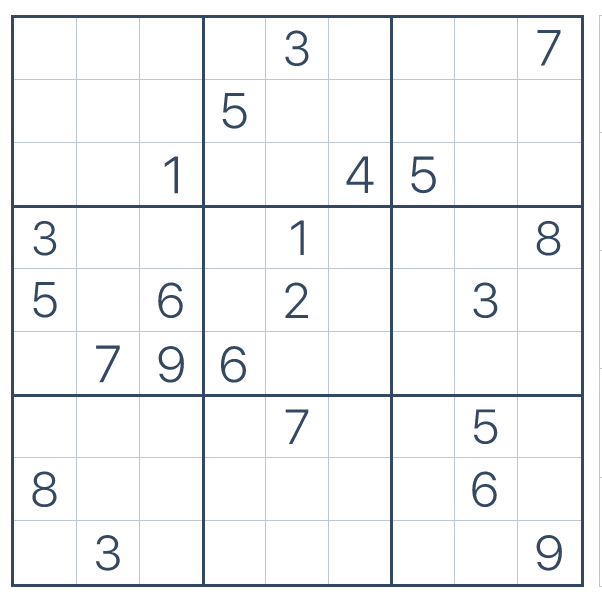
#> input picture data/sudoku_test.PNG, 602 x 596 px, found by its file name
$ python knn_test.py
#> lines starting #> are read from the running program, lines starting #| are printed output that depends on the picture; after the words box and inside, x2 and y2 are one past the last pixel; in counts of white or black regions, pixels touching at a corner belong together
# -*- coding: utf-8 -*-
"""
Created on Wed Apr 21 03:28:05 2021

@author: ASUS
"""
import cv2
import numpy as np

WIDTH = 64
HEIGHT = 64
TOPLEFT_X = 31
TOPLEFT_Y = 42
CENTER_POSITION_X = np.zeros((1,9))
CENTER_POSITION_Y = np.zeros((9,1))
board = np.zeros((9,9), dtype=np.int8)

def get_digit_board(IMAGE_PATH, MODEL_PATH="sudoku_digit_model.xml"):

    # load trained KNN model
#> called with IMAGE_PATH = 'data/sudoku_test.png', MODEL_PATH = 'sudoku_digit_model.xml'
    model = cv2.ml.KNearest_load(MODEL_PATH)

    # load sudoku screenshot
    im = cv2.imread(IMAGE_PATH)
#> im is the input picture: shape (596, 602, 3); mean B, G, R 245.7, 244, 242.8
    out = np.zeros(im.shape,np.uint8)

    # image preprocess
    gray = cv2.cvtColor(im,cv2.COLOR_BGR2GRAY)
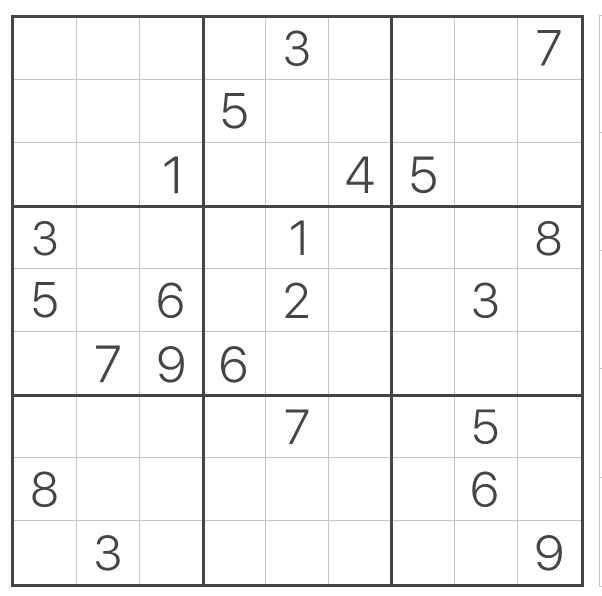
#> gray: shape (596, 602); min 69, max 255, mean 243.9
    thresh = cv2.adaptiveThreshold(gray,255,1,1,11,2)
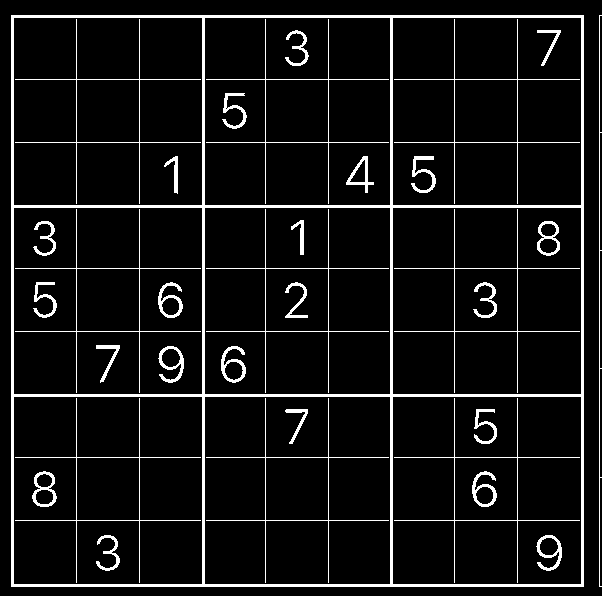
#> thresh: shape (596, 602); 7.4% white; 33 white regions

    # capture all possible digits positions from image
    contours,hierarchy = cv2.findContours(thresh,cv2.RETR_LIST,cv2.CHAIN_APPROX_SIMPLE)
#> contours = 62 contours, 2 with area under 20; largest, box (x1, y1, x2, y2) and area: (11, 15, 584, 587) 326612, (392, 396, 582, 585) 35530, (13, 396, 203, 585) 35530, (392, 17, 582, 206) 35530, (13, 17, 203, 206) 35530

    # define all digit centers from image
    for i in range(9):
        CENTER_POSITION_X[0,i] = TOPLEFT_X+i*WIDTH
        CENTER_POSITION_Y[i,0] = TOPLEFT_Y+i*HEIGHT
        # cv2.circle(im, (TOPLEFT_X+i*WIDTH,TOPLEFT_Y+j*HEIGHT), radius=1, color=(0, 0, 255), thickness=1)

    # iterate over all possible squares
    for cnt in contours:
        if cv2.contourArea(cnt)>50:
            [x,y,w,h] = cv2.boundingRect(cnt)
            digit_center_x = int(x+w/2)
            digit_center_y = int(y+h/2)

            # filter by square height conditions
            if  h>28 and h < 50:
                cv2.rectangle(im,(x,y),(x+w,y+h),(0,255,0),2)

                # region of interest
                roi = thresh[y:y+h,x:x+w]

                # preprocess region of interest
                roismall = cv2.resize(roi,(10,10))
                roismall = roismall.reshape((1,100))
                roismall = np.float32(roismall)

                # classify digit by KNN model
                retval, results, neigh_resp, dists = model.findNearest(roismall, k = 5)

                # draw digit tag on output window
                string = str(int((results[0][0])))
                cv2.putText(out,string,(x,y+h),0,1,(0,255,0))

                # locate digits into 9x9 board
                diff_x = abs(CENTER_POSITION_X - digit_center_x)
                diff_y = abs(CENTER_POSITION_Y - digit_center_y)
                board[np.argmin(diff_y), np.argmin(diff_x)] = int((results[0][0]))
#> this loop made 62 passes
#> (x, y, w, h, digit_center_x, digit_center_y, retval, results) on passes 2, 3, 7, 8, 12, 13, 22, 23, 24, 26, 27, 28: (536, 535, 26, 36, 549, 553, 9, [9]), (96, 535, 24, 36, 108, 553, 3, [3]), (472, 471, 25, 36, 484, 489, 6, [6]), (32, 471, 25, 36, 44, 489, 8, [8]), (474, 409, 23, 35, 485, 426, 5, [5]), (285, 409, 23, 35, 296, 426, 7, [7]), (221, 346, 25, 37, 233, 364, 6, [6]), (158, 346, 26, 37, 171, 364, 9, [9]), (96, 345, 24, 38, 108, 364, 7, [7]), (473, 282, 24, 36, 485, 300, 3, [3]), (285, 282, 23, 36, 296, 300, 2, [2]), (158, 282, 25, 36, 170, 300, 6, [6])
#> (x, y, w, h, digit_center_x, digit_center_y) on passes 1, 4, 5, 6, 9, 10: (539, 537, 20, 19, 549, 546), (35, 489, 19, 16, 44, 497), (475, 486, 19, 19, 484, 495), (36, 473, 17, 15, 44, 480), (454, 457, 64, 64, 486, 489), (265, 457, 64, 64, 297, 489)
#> pass 2, in get_digit_board, `roi = thresh[y:y+h,x:x+w]`:
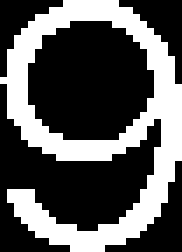
#> roi: shape (36, 26) (shown 7 times larger); 35.1% white; 1 white region, box (x1, y1, x2, y2) and area: (0, 0, 26, 36) 329
#> pass 3, in get_digit_board, `roi = thresh[y:y+h,x:x+w]`:
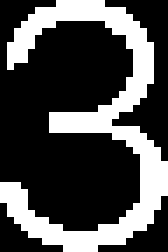
#> roi: shape (36, 24) (shown 7 times larger); 30% white; 1 white region, box (x1, y1, x2, y2) and area: (0, 0, 24, 36) 259
#> after the loop:
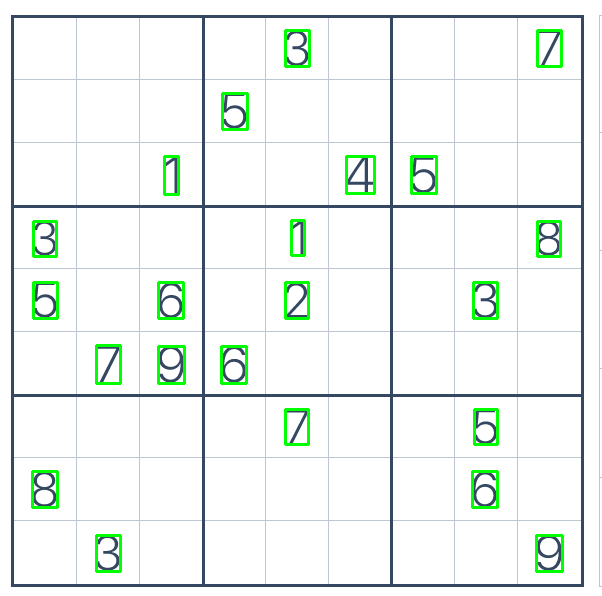
#> im: shape (596, 602, 3); 2.17% of pixels changed, all inside (x1, y1, x2, y2) = (31, 29, 564, 573)
#> after the loop:
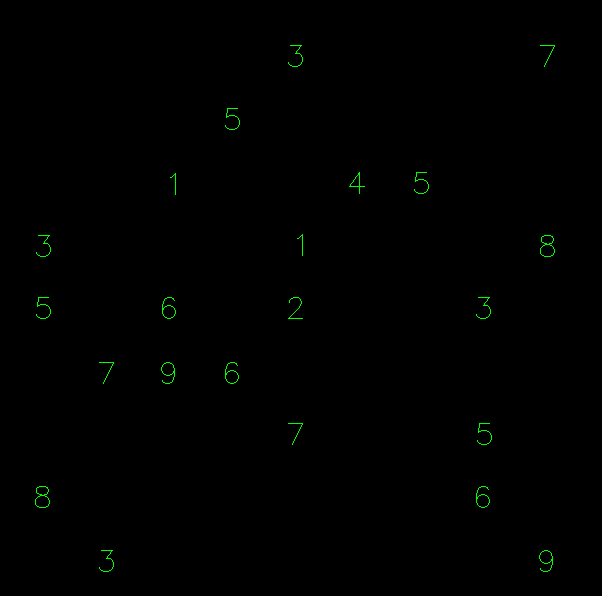
#> out: shape (596, 602, 3); mean B, G, R 0, 0.8, 0
#> after the loop:
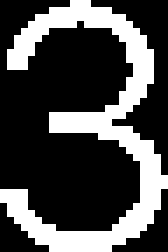
#> roi: shape (36, 24) (shown 7 times larger); 29.4% white; 1 white region, box (x1, y1, x2, y2) and area: (0, 0, 24, 36) 254

    return im, out, board

if __name__ == "__main__":
    IMAGE_PATH = 'data/sudoku_test.png'
    im, out, board = get_digit_board(IMAGE_PATH)
    print("digit recongizer test complete")
    cv2.imshow('input',im)
    cv2.imshow('output',out)
    cv2.waitKey(0)

$ run again, with data/sudoku_train.png copied over data/sudoku_test.PNG
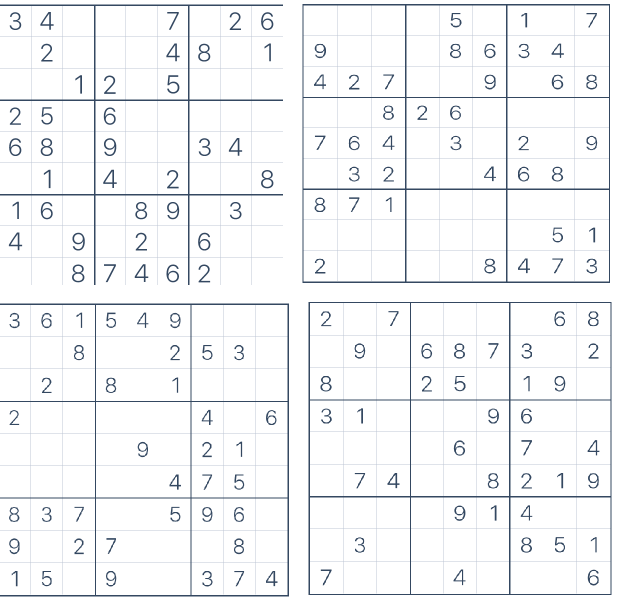
#> input picture data/sudoku_train.png, 1238 x 1198 px, found by its file name (shown at 1/2 size)
#> in get_digit_board, im is the input picture: shape (1198, 1238, 3); mean B, G, R 246.5, 245, 243.9
#> in get_digit_board, `thresh = cv2.adaptiveThreshold(gray,255,1,1,11,2)`:
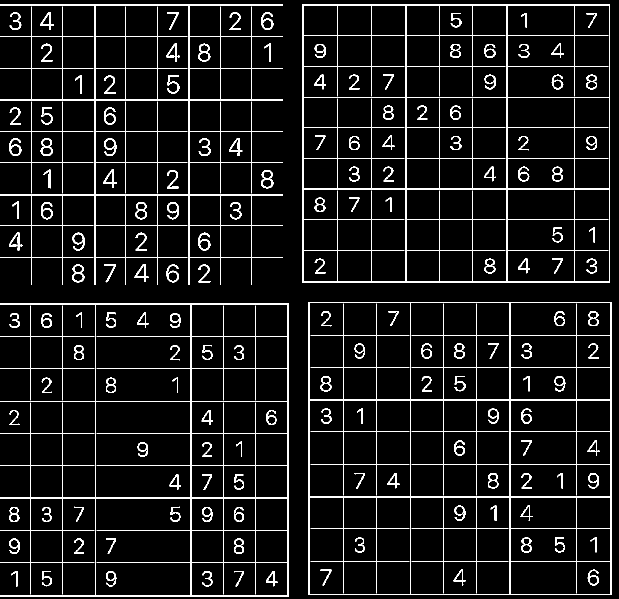
#> thresh: shape (1198, 1238) (shown at 1/2 size); 6.7% white in thin lines or dots
#> contours = 342 contours, 12 with area under 20; largest, box (x1, y1, x2, y2) and area: (617, 604, 1223, 1190) 353925, (605, 8, 1220, 566) 341998, (0, 607, 578, 1193) 227538, (0, 9, 566, 570) 75362, (1020, 994, 1222, 1189) 38992
#> the loop in get_digit_board, `for cnt in contours:` made 342 passes
#> (x, y, w, h, digit_center_x, digit_center_y, retval, results) on passes 5 to 12: (532, 1142, 23, 31, 543, 1157, 4, [4]), (468, 1142, 20, 31, 478, 1157, 7, [7]), (404, 1142, 21, 31, 414, 1157, 3, [3]), (212, 1142, 21, 31, 222, 1157, 9, [9]), (84, 1142, 19, 31, 93, 1157, 5, [5]), (23, 1142, 12, 31, 29, 1157, 1, [1]), (1175, 1139, 23, 32, 1186, 1155, 6, [6]), (907, 1139, 24, 32, 919, 1155, 4, [4])
#> after the loop in get_digit_board, `for cnt in contours:`:
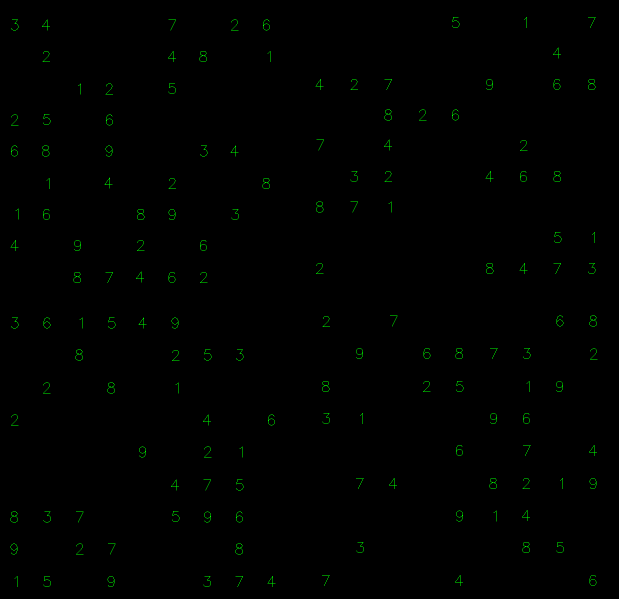
#> out: shape (1198, 1238, 3) (shown at 1/2 size); mean B, G, R 0, 1.2, 0

$ run again, with data/sudoku_train_1.png copied over data/sudoku_test.PNG
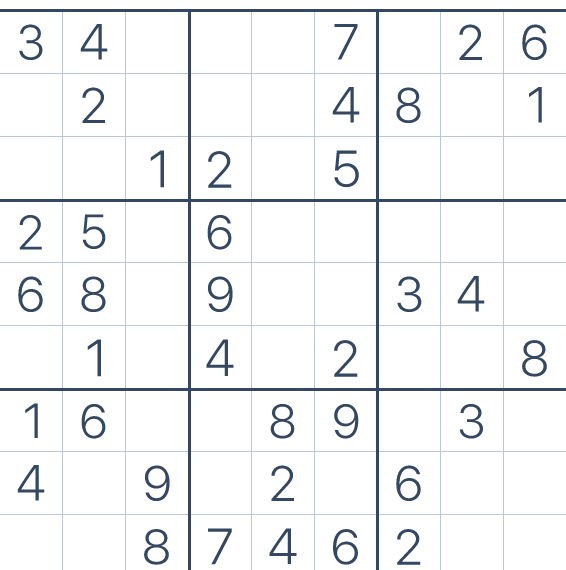
#> input picture data/sudoku_train_1.png, 566 x 570 px, found by its file name
#> in get_digit_board, im is the input picture: shape (570, 566, 3); mean B, G, R 245.2, 243.5, 242.2
#> in get_digit_board, `thresh = cv2.adaptiveThreshold(gray,255,1,1,11,2)`:
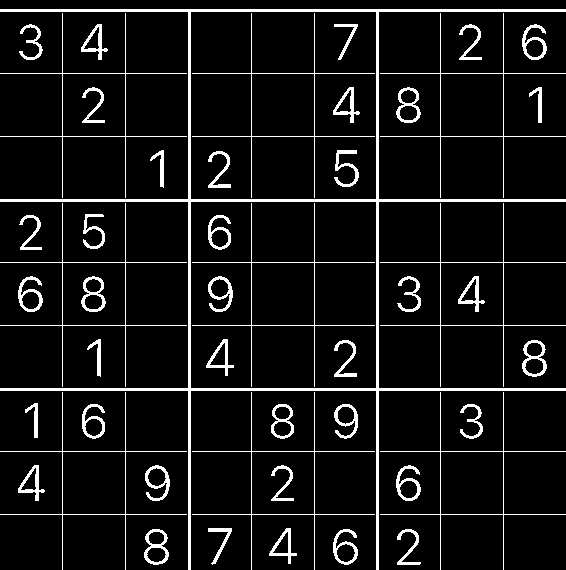
#> thresh: shape (570, 566); 7.9% white; 48 white regions
#> contours = 84 contours; largest, box (x1, y1, x2, y2) and area: (0, 9, 566, 570) 75362, (190, 11, 377, 200) 34966, (190, 201, 377, 389) 34780, (380, 392, 566, 570) 3975, (192, 392, 375, 570) 3975
#> the loop in get_digit_board, `for cnt in contours:` made 84 passes
#> (x, y, w, h, digit_center_x, digit_center_y, retval, results) on passes 5, 6, 7, 8, 9, 13, 14, 15: (397, 529, 24, 36, 409, 547, 2, [2]), (333, 529, 25, 36, 345, 547, 6, [6]), (144, 529, 25, 36, 156, 547, 8, [8]), (269, 528, 28, 36, 283, 546, 4, [4]), (208, 528, 24, 37, 220, 546, 7, [7]), (396, 465, 25, 36, 408, 483, 6, [6]), (271, 465, 23, 36, 282, 483, 2, [2]), (145, 465, 25, 36, 157, 483, 9, [9])
#> after the loop in get_digit_board, `for cnt in contours:`:
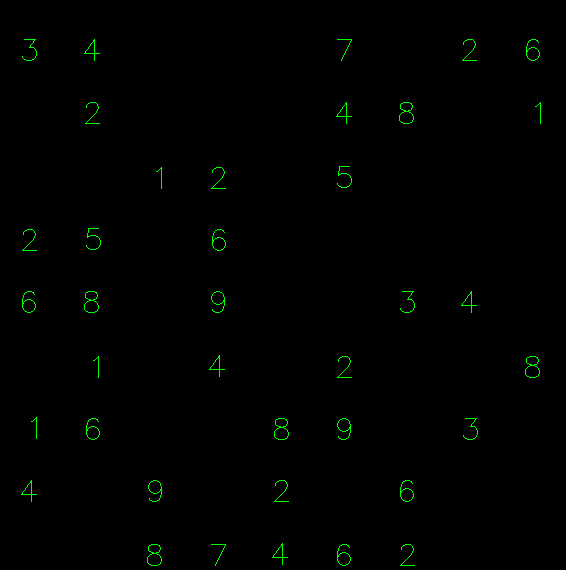
#> out: shape (570, 566, 3); mean B, G, R 0, 1.5, 0

$ run again, with data/sudoku_train_2.PNG copied over data/sudoku_test.PNG
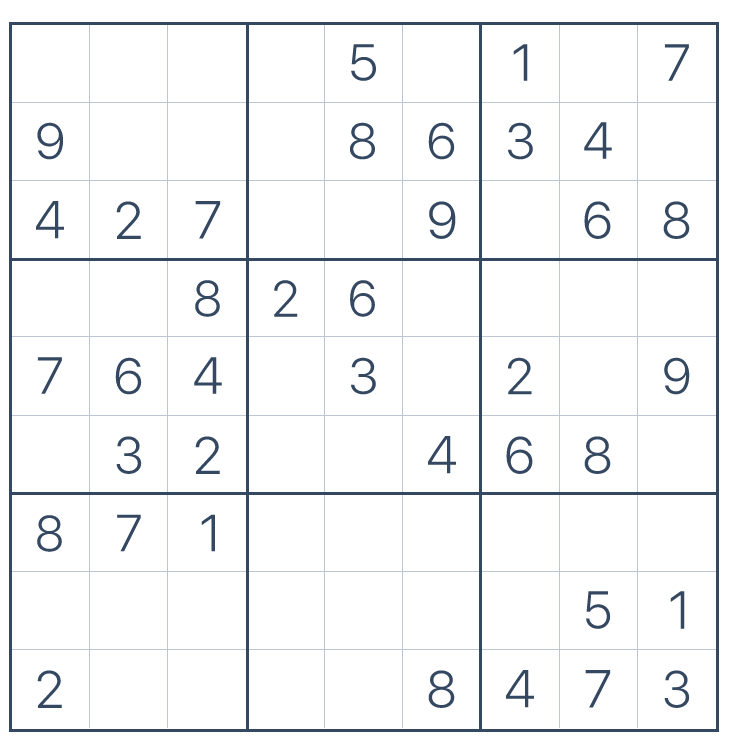
#> input picture data/sudoku_train_2.PNG, 736 x 744 px, found by its file name
#> in get_digit_board, im is the input picture: shape (744, 736, 3); mean B, G, R 246.4, 244.9, 243.8
#> thresh: shape (744, 736); 6.6% white; 48 white regions
#> contours = 91 contours; largest, box (x1, y1, x2, y2) and area: (9, 22, 719, 732) 502681, (481, 494, 717, 730) 55223, (11, 494, 247, 730) 55223, (481, 24, 717, 259) 54988, (11, 24, 247, 259) 54988
#> the loop in get_digit_board, `for cnt in contours:` made 91 passes
#> (x, y, w, h, digit_center_x, digit_center_y, retval, results) on passes 4, 5, 6, 7, 8, 9, 10, 16: (664, 670, 25, 38, 676, 689, 3, [3]), (585, 670, 25, 38, 597, 689, 7, [7]), (506, 670, 28, 38, 520, 689, 4, [4]), (429, 670, 25, 38, 441, 689, 8, [8]), (38, 670, 24, 38, 50, 689, 2, [2]), (670, 591, 14, 38, 677, 610, 1, [1]), (586, 591, 24, 38, 598, 610, 5, [5]), (201, 515, 14, 37, 208, 533, 1, [1])
#> after the loop in get_digit_board, `for cnt in contours:`:
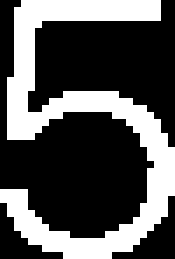
#> roi: shape (37, 25) (shown 7 times larger); 33% white; 1 white region, box (x1, y1, x2, y2) and area: (0, 0, 25, 37) 305
